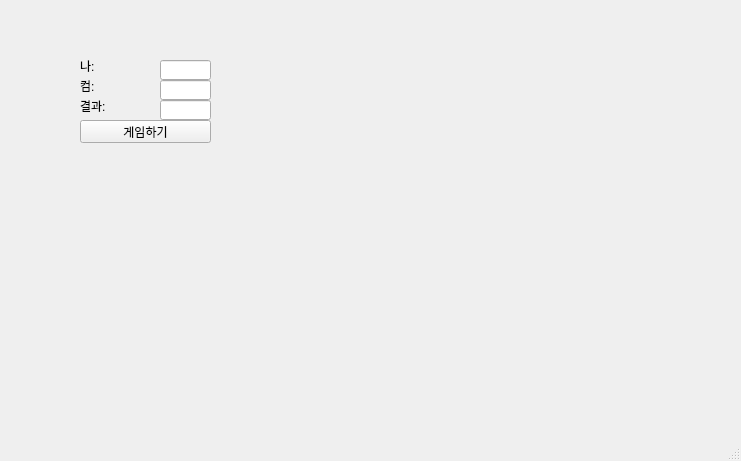
<?xml version="1.0" encoding="UTF-8"?>
<ui version="4.0">
 <class>objectName</class>
 <widget class="QMainWindow" name="objectName">
  <property name="geometry">
   <rect>
    <x>0</x>
    <y>0</y>
    <width>741</width>
    <height>461</height>
   </rect>
  </property>
  <property name="windowTitle">
   <string>MainWindow</string>
  </property>
  <widget class="QWidget" name="centralwidget">
   <widget class="QLabel" name="lblMine">
    <property name="geometry">
     <rect>
      <x>80</x>
      <y>60</y>
      <width>56</width>
      <height>12</height>
     </rect>
    </property>
    <property name="text">
     <string>나:</string>
    </property>
   </widget>
   <widget class="QLabel" name="lblCom">
    <property name="geometry">
     <rect>
      <x>80</x>
      <y>80</y>
      <width>56</width>
      <height>12</height>
     </rect>
    </property>
    <property name="text">
     <string>컴:</string>
    </property>
   </widget>
   <widget class="QLabel" name="lblResult">
    <property name="geometry">
     <rect>
      <x>80</x>
      <y>100</y>
      <width>56</width>
      <height>12</height>
     </rect>
    </property>
    <property name="text">
     <string>결과:</string>
    </property>
   </widget>
   <widget class="QPushButton" name="pb">
    <property name="geometry">
     <rect>
      <x>80</x>
      <y>120</y>
      <width>131</width>
      <height>23</height>
     </rect>
    </property>
    <property name="text">
     <string>게임하기</string>
    </property>
   </widget>
   <widget class="QLineEdit" name="leMine">
    <property name="geometry">
     <rect>
      <x>160</x>
      <y>60</y>
      <width>51</width>
      <height>20</height>
     </rect>
    </property>
   </widget>
   <widget class="QLineEdit" name="leCom">
    <property name="geometry">
     <rect>
      <x>160</x>
      <y>80</y>
      <width>51</width>
      <height>20</height>
     </rect>
    </property>
   </widget>
   <widget class="QLineEdit" name="leResult">
    <property name="geometry">
     <rect>
      <x>160</x>
      <y>100</y>
      <width>51</width>
      <height>20</height>
     </rect>
    </property>
   </widget>
  </widget>
  <widget class="QStatusBar" name="statusbar"/>
 </widget>
 <resources/>
 <connections/>
</ui>
